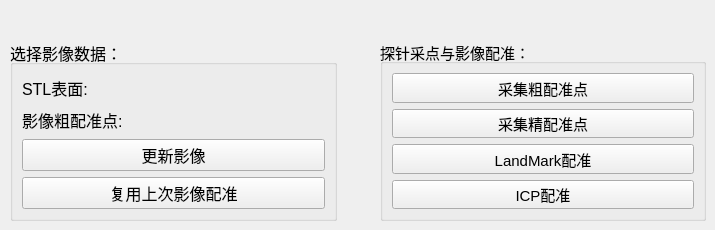
       <widget class="QWidget" name="tab_8">
        <attribute name="title">
         <string>影像配准</string>
        </attribute>
        <widget class="QGroupBox" name="groupBox_8">
         <property name="geometry">
          <rect>
           <x>10</x>
           <y>40</y>
           <width>327</width>
           <height>181</height>
          </rect>
         </property>
         <property name="font">
          <font>
           <pointsize>12</pointsize>
          </font>
         </property>
         <property name="title">
          <string>选择影像数据： </string>
         </property>
         <layout class="QGridLayout" name="gridLayout_10">
          <item row="1" column="0">
           <layout class="QHBoxLayout" name="horizontalLayout_7">
            <item>
             <widget class="QLabel" name="label_66">
              <property name="text">
               <string>影像粗配准点:  </string>
              </property>
             </widget>
            </item>
            <item>
             <widget class="QmitkSingleNodeSelectionWidget" name="mitkNodeSelectWidget_landmark_src_2" native="true"/>
            </item>
           </layout>
          </item>
          <item row="0" column="0">
           <layout class="QHBoxLayout" name="horizontalLayout_8">
            <item>
             <widget class="QLabel" name="label_68">
              <property name="text">
               <string>STL表面:  </string>
              </property>
             </widget>
            </item>
            <item>
             <widget class="QmitkSingleNodeSelectionWidget" name="mitkNodeSelectWidget_surface_regis_2" native="true"/>
            </item>
           </layout>
          </item>
          <item row="3" column="0">
           <widget class="QPushButton" name="pushButton_applyPreImageRegistrationNew_2">
            <property name="text">
             <string>复用上次影像配准</string>
            </property>
           </widget>
          </item>
          <item row="2" column="0">
           <widget class="QPushButton" name="pushButton_UpdateDeviation_2">
            <property name="text">
             <string>更新影像</string>
            </property>
           </widget>
          </item>
         </layout>
        </widget>
        <widget class="QGroupBox" name="groupBox_9">
         <property name="geometry">
          <rect>
           <x>380</x>
           <y>40</y>
           <width>326</width>
           <height>181</height>
          </rect>
         </property>
         <property name="font">
          <font>
           <pointsize>11</pointsize>
          </font>
         </property>
         <property name="title">
          <string>探针采点与影像配准：</string>
         </property>
         <layout class="QGridLayout" name="gridLayout_11">
          <item row="3" column="0">
           <widget class="QPushButton" name="pushButton_ICPRegistration_2">
            <property name="text">
             <string>ICP配准</string>
            </property>
           </widget>
          </item>
          <item row="0" column="0">
           <widget class="QPushButton" name="pushButton_collectLandmark_2">
            <property name="text">
             <string>采集粗配准点</string>
            </property>
           </widget>
          </item>
          <item row="2" column="0">
           <widget class="QPushButton" name="pushButton_landmarkRegistration_2">
            <property name="text">
             <string>LandMark配准</string>
            </property>
           </widget>
          </item>
          <item row="1" column="0">
           <widget class="QPushButton" name="pushButton_collectICP_2">
            <property name="enabled">
             <bool>true</bool>
            </property>
            <property name="text">
             <string>采集精配准点</string>
            </property>
           </widget>
          </item>
         </layout>
        </widget>
       </widget>
